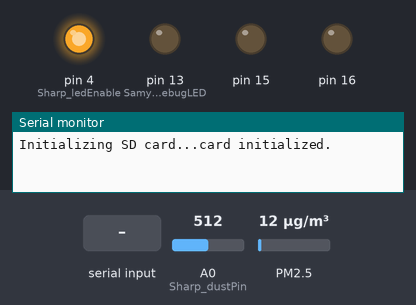
Simulated run of this sketch. Board: Arduino Leonardo, built with avr-gcc and run on an emulated ATmega32U4. Shown: output pins drawn as LEDs (lit = HIGH), the last lines printed to the serial monitor. Wiring (inferred from the names in the program): dust sensor: data pin 3. Dashed ring = blinking. Inputs (shaded band) come from the test bench; at power-on: PM2.5 12 µg/m³, A0 (Sharp_dustPin) = 512. Storage starts empty.

Above: at 6.2 s.
6.3 s: PM2.5 set to 294 µg/m³
At 6.67 s:
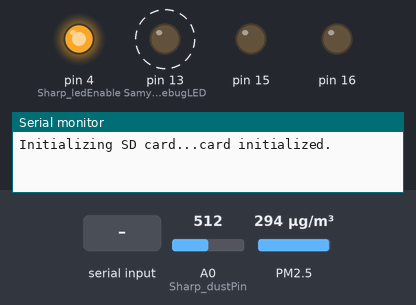
9.3 s: "$\n" received over the second serial link
12.3 s: "1\n" received over the second serial link
15.3 s: PM2.5 set to 6 µg/m³
At 15.59 s:
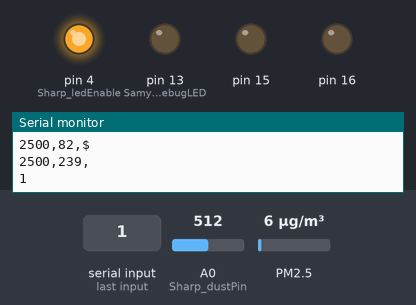
18.3 s: PM2.5 set to 75 µg/m³
At 18.79 s:
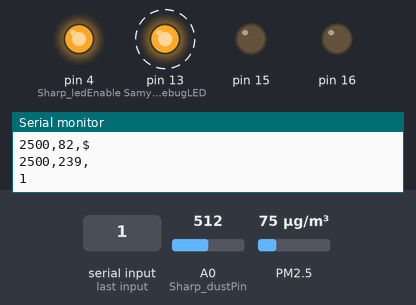
Timing chart, 0 to 22.3 s (numbered marks = the images above; inputs shaded):
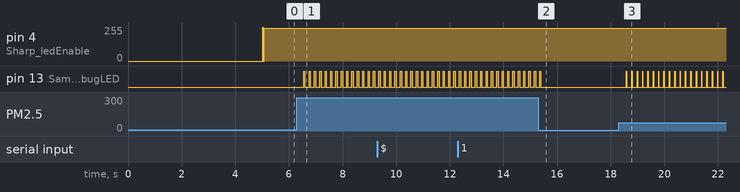

Measured:
- after the input at 6.3 s, pin 13 (Samyoung_debugLED): alternates HIGH for 0.05 s and LOW for 0.15 s, starting after 0.25 s
- after the input at 15.3 s, pin 13 (Samyoung_debugLED): goes on until 15.4 s, then stays LOW
- after the input at 18.3 s, pin 13 (Samyoung_debugLED): alternates HIGH for 0.01 s and LOW for 0.19 s, starting after 0.29 s

The sketch:

adem_prototype_shield.ino
```cpp
/*

 Interface to Interface to Shinyei Model PPD42NS and Samyoung DSM501A Particle Sensors
 with GPS and logging to SD

 Based on code by Christopher Nafis April 2012
 Modified by David Holstius May 2012
 DSM501A pinout and interrupt by Lieven Blancke April 2014

 http://www.seeedstudio.com/depot/grove-dust-sensor-p-1050.html
 http://www.sca-shinyei.com/pdf/PPD42NS.pdf
 http://www.samyoungsnc.com/eng/m3/down.php?type=1&no=21 (pdf)

 For the PPD42NS:
  JST Pin 1 (Black wire)  => Arduino GND
  JST Pin 3 (Red wire)    => Arduino 5VDC
  JST Pin 4 (Yellow wire) => Arduino Leonardo: Digital Pin 3 / Arduino Uno,Ethernet,Mega: Digital Pin 2
 For the Samyoung DSM201A:
  JST Pin 5 (Orange wire) => Arduino GND
  JST Pin 3 (White wire)  => Arduino 5VDC
  JST Pin 2 (Red wire)    => Arduino Leonardo: Digital Pin 3 / Arduino Uno,Ethernet,Mega: Digital Pin 2
 For the Sharp GPY1010
  JST PIN 1 (White wire)  => VLED: voeden met ontkoppeling door 150ohm en 220µF uit Vcc)
  JST PIN 2 (Blue wire)   => GND (GND for LED)
  JST PIN 3 (Green wire)  => Arduino Leonardo: Digital Pin 4 (LEDin)
  JST PIN 4 (Yellow wire) => GND (GND signal)
  JST PIN 5 (Black wire)  => Arduino Leonardo: Analog Pin 0
  JST PIN 6 (Red wire)    => Arduino 5VDC

 2014-04-22: Added SD logging
  5V      => Arduino Leonardo ICSP Pin 2
  3V3     => Not Connected
  CS      => Arduino Leonardo Digital Pin 10 (you could change this to 4)
  MOSI    => Arduino Leonardo ICSP Pin 4
  MISO    => Arduino Leonardo ICSP Pin 1
  SCK/CLK => Arduino Leonardo ICSP Pin 3
  GND     => Arduino Leonardo ICSP Pin 6

  2014-04-25: Added GPS
   TX     => Arduino Leonardo Digital Pin 0 (RX)
   RX     => Arduino Leonardo Digital Pin 1 (TX)

  TO DO:
   - DS1820 temperature sensor
   - PWM drive the exhaust 40mm fan to a fixed speed
   - vergeet niet op te vangen dat micros() elke 70 minuten overloopt! -> reset elke vol uur
   - brownout detectie (sluit file af voor stroom uit gaat)
   - file naam = y.csv:
       a: year: A=2014, B=2015...Z= (ascii value year (4 chars) -1949)
       m: month:
  */

// include the SD library:
#include <SPI.h>
#include <SD.h>

// serial to PC for debugging
#define USB_BAUD        9600
// serial to GPS
#define GPS_BAUD        115200
// Define pins
#define Samyoung_intPin    3         // Digital input pin used for the Samyoung DSM501A dust sensor (need hardware interrupt)
#define Samyoung_Int       0         // Hardware interrupt bound to the above pin
#define Samyoung_debugLED  13        // digital pin used to indicate dust detected interrupt
#define SD_CSpin           5         // SD Card CS (SPI Chip Select)
#define Sharp_dustPin      0         // Analog input pin connected to pin 5 on the sensor the Sharp GP2Y1010AU0F dust sensor
#define Sharp_ledEnable    4         // Digital output pin connected to Pin 3 on the Sharp GP2Y1010AU0F dust sensor
// sampling
#define T_INTERVAL    5000         // sample duration (60000ms for 1 minute stationary application)
// how long are max NMEA lines to parse?
#define GPS_MAXLINELENGTH 120
#define SD_filename     "datalog3.txt"

unsigned long Samyoung_t0;                // time of last serial dump
volatile unsigned long Samyoung_t1;       // time of LOW start
unsigned long T_elapsed;           // time since last serial dump (ms)
volatile unsigned long Samyoung_acc;      // sum of time spent LOW
unsigned long Samyoung_raw;               // fraction of time spent LOW

// needed for GPS string reception
char GPS_c;
char GPS_line1[GPS_MAXLINELENGTH] = "";     // data from GPS
char GPS_line2[GPS_MAXLINELENGTH] = "";     // full data line from GPS
volatile char *GPS_currentline;
volatile char *GPS_lastline;
int GPS_lineidx = 0;
bool GPS_recvdflag = false;

// output
String dataString = "";

// Sharp sensor
unsigned int Sharp_dustVal=0;
int Sharp_delayTime=280;//280ms
int Sharp_delayTime2=40;//was 40ms
unsigned int Sharp_offTime=9680;
unsigned long Sharp_dustValSum=0;
unsigned int Sharp_dustValCount=0;
unsigned long Sharp_dustValAvg;

void setup() {
  // initialization for DSM501A
  attachInterrupt(Samyoung_Int, Samyoung_int, CHANGE);
  pinMode(Samyoung_intPin, INPUT);
  pinMode(Samyoung_debugLED,OUTPUT); // we use an LED to monitor dust sensor interrupts
  Samyoung_acc = 0;
  Samyoung_t0 = millis();
  // initialization for Sharp
  pinMode(Sharp_ledEnable,OUTPUT);

  GPS_currentline = GPS_line1;
  GPS_lastline    = GPS_line2;

  Serial1.begin(GPS_BAUD);
  delay (5000);
  Serial1.print("$PMTK220,1000*1F\r\n"); // Send NMEA command to change update rate to 1Hz
  Serial1.print("$PMTK314,0,1,0,0,0,0,0,0,0,0,0,0,0,0,0,0,0,0,0*29\r\n"); // Send NMEA command to only enable RMC status

  Serial.begin(USB_BAUD);
  Serial.print("Initializing SD card...");
  // make sure that the default chip select pin is set to
  // output, even if you don't use it:
  pinMode(SD_CSpin, OUTPUT);
  // add this if running Arduino version earlier than 1.5.6-r2
  // https://code.google.com/p/arduino/issues/detail?id=931
  pinMode(MOSI, OUTPUT);
  pinMode(SCK, OUTPUT);
  // see if the card is present and can be initialized:
  if (!SD.begin(SD_CSpin)) {
    Serial.println("Card failed, or not present");
    // don't do anything more:
    return;
  }
  Serial.println("card initialized.");
}

void loop () {
  // read char from GPS
  if (Serial1.available()) {
    GPS_c = Serial1.read();
    if (GPS_c=='$') {
      // the start of the line
      GPS_currentline[GPS_lineidx] = 0; // zero-terminate the empty string
      GPS_lineidx = 0;
    }
    if (GPS_c == '\n') {
      GPS_currentline[GPS_lineidx] = 0; // zero-terminate the fully received GPS NMEA string
      if (GPS_currentline == GPS_line1) {
        GPS_currentline = GPS_line2;
        GPS_lastline = GPS_line1;
      } else {
        GPS_currentline = GPS_line1;
        GPS_lastline = GPS_line2;
      }
      GPS_lineidx = 0;
      GPS_recvdflag = true;
    }
    GPS_currentline[GPS_lineidx++] = GPS_c;
    if (GPS_lineidx >= GPS_MAXLINELENGTH) GPS_lineidx = GPS_MAXLINELENGTH-1;
  }

  // do a Sharp GP2Y1010AU0 measurement
  digitalWrite(Sharp_ledEnable,LOW); // power on the LED
  delayMicroseconds(280); //280µs
  Sharp_dustVal=analogRead(Sharp_dustPin); // read the dust value
  // the analog read takes about 120µs to execute
  delayMicroseconds(40); //40µs
  digitalWrite(Sharp_ledEnable,HIGH); // turn the LED off
  delayMicroseconds(9680-120); //9680µs
  // sum it up
  Sharp_dustValSum+=Sharp_dustVal;
  Sharp_dustValCount++;

  T_elapsed = millis() - Samyoung_t0;
  if ((T_elapsed > T_INTERVAL) && GPS_recvdflag) {
    // calculate Samyoung percentage low time
    Samyoung_raw = Samyoung_acc / T_elapsed;  // expressed as percentage * 10
    Samyoung_acc = 0;
    Samyoung_t0 = millis();

    // Calculate Sharp average
    Sharp_dustValAvg=5000*Sharp_dustValSum/Sharp_dustValCount/1024; // expressed in mV (5V=5000mV=1024 analog read)
    Sharp_dustValSum=0;
    Sharp_dustValCount=0;

    dataString = String(Sharp_dustValAvg) + "," + String(Samyoung_raw) + "," + (char *)GPS_lastline;
    Serial.println(dataString);

    File dataFile = SD.open(SD_filename, FILE_WRITE);
    // if the file is available, write to it:
    if (dataFile) {
      dataFile.println(dataString);
      dataFile.close();
    }
    // if the file isn't open, pop up an error:
    else {
      Serial.print("error opening ");
      Serial.println(SD_filename);
    }
    dataString = "";
    GPS_recvdflag = false;
  }
}

void Samyoung_int()
{
  // the sensor pin goes low when dust detected
  // the amount of low time is proportional to the total amount of dust
  // whe measure the time the pin is low and accumulate it
  if (digitalRead(Samyoung_intPin) == LOW)
  { // note start of the LOW period
    Samyoung_t1=micros();
    digitalWrite(Samyoung_debugLED,HIGH);
  }
  else
  { // end of the LOW period
    Samyoung_acc+=micros() - Samyoung_t1;
    digitalWrite(Samyoung_debugLED,LOW);
  }
  // vergeet niet op te vangen dat micros() elke 70 minuten overloopt!
}
```
